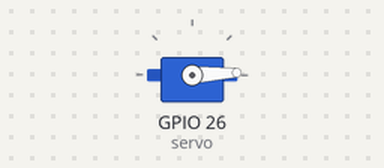
Recording of a sketch running on a simulated ESP32. Parts: servo.

Above: at 0.05 s.
At 1.3 s:
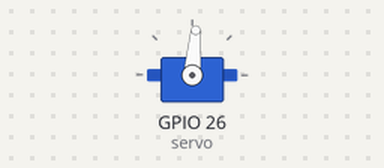
At 2.6 s:
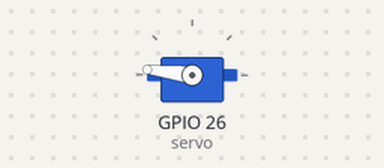
At 5.2 s:
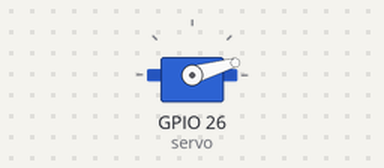
Timing chart, 0 to 7.1 s (numbered marks = the images above):
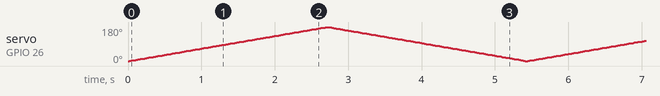

The sketch:

Servo_Motor.ino
```cpp
#include <ESP32Servo.h>

int pos = 0;

Servo servo;
void setup() {
  // put your setup code here, to run once:
  servo.attach(26, 500, 2500);
}


void loop() {
  for (pos = 0; pos <= 180; pos += 1) {
    servo.write(pos);
    delay(15);
  }

  for (pos = 180; pos >= 0; pos -= 1) {
    servo.write(pos);
    delay(15);
  }
}
```
